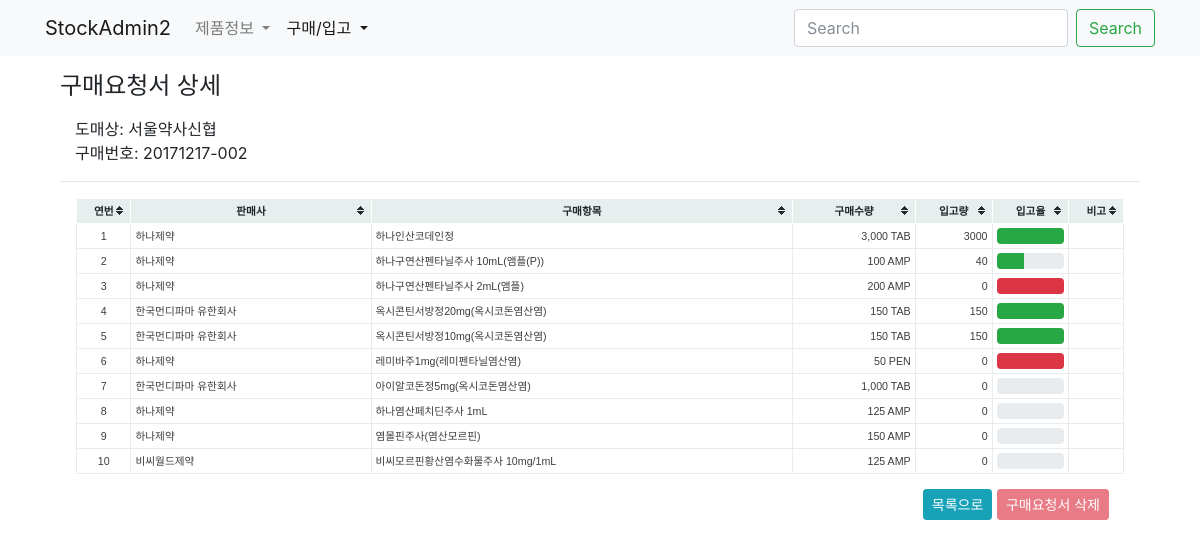
Page /buy/20171217-002/ on the earlier database version.
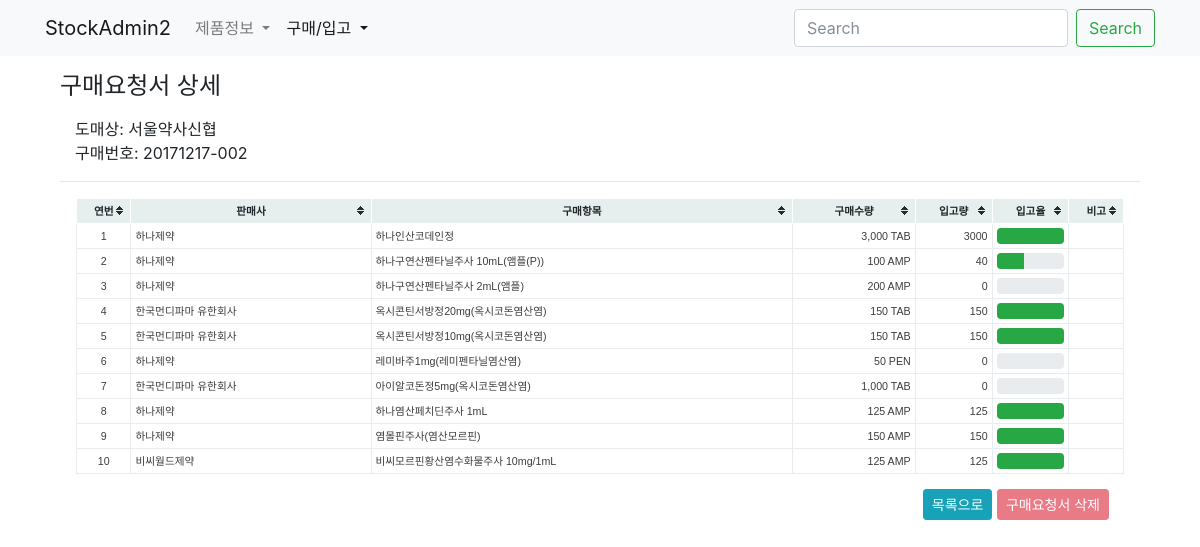
Same page on the later database version.
### buy/models.py (models this page shows, shortened)
class Buy(models.Model):
    slug = models.SlugField('구매번호', unique=True, blank=True, editable=False)
    commiter = models.ForeignKey(settings.AUTH_USER_MODEL, blank=True, null=True, on_delete=models.SET_NULL)
    date = models.DateField('구매일자', blank=True, default=timezone.now)
    iscart = models.BooleanField('카트인지', blank=True, default=False)
    updated = models.DateTimeField(auto_now=True)
    created = models.DateTimeField(auto_now_add=True)
    class Meta:
        verbose_name = '구매요청서'
        verbose_name_plural = '구매요청서'
        ordering = '-created',
    def has_stockset(self):
        return StockRecord.objects.filter(amount__gt=0, buyitem__buy=self).exists()

class BuyItem(models.Model):
    buy = models.ForeignKey(Buy, null=True, blank=True, on_delete=models.CASCADE)
    buyinfo = models.ForeignKey('product.BuyInfo', on_delete=models.PROTECT)
    amount = models.IntegerField('구매수량')
    comment = models.CharField('비고', max_length=50, blank=True)
    isend = models.BooleanField('구매종결', default=False)
    updated = models.DateTimeField(auto_now=True)
    created = models.DateTimeField(auto_now_add=True)
    objects = BuyItemManager()
    class Meta:
        verbose_name = '구매품목'
        verbose_name_plural = '구매품목'
        unique_together = 'buy', 'buyinfo',
    def __init__(self, *args, **kwargs):
        super(BuyItem, self).__init__(*args, **kwargs)
    def get_stocked_sum(self):
        aggset = self.stockrecord_set.aggregate(stocked=Sum('amount'))
        return aggset['stocked'] or 0
    @property
    def stocked_percent(self):
        return self.get_stocked_sum()*100/self.amount
    @property
    def ended_percent(self):
        if self.isend:
            return 100 - self.stocked_percent
        return 0

### product/models.py (models this page shows, shortened)
class BuyInfo(BuyInfoMixin, models.Model):
    slug = models.SlugField('구매코드', unique=True, blank=True)
    product = models.ForeignKey(Product, on_delete=models.CASCADE)
    market = models.ForeignKey(Market, on_delete=models.CASCADE, null=True, blank=True)
    date = models.DateField('시작일자', blank=True, default=timezone.now)
    price = models.DecimalField('구매가격', max_digits=50, decimal_places=2)
    pay_type = models.CharField('급여구분', blank=True, max_length=50)
    pro_type = models.CharField('전문/일반', blank=True, max_length=50)
    active = models.BooleanField('사용중', default=True)
    updated = models.DateTimeField(auto_now=True)
    created = models.DateTimeField(auto_now_add=True)
    objects = BuyInfoManager()
    class Meta:
        verbose_name = '구매정보'
        verbose_name_plural = '구매정보'
        ordering = '-created',

class Market(models.Model):
    name = models.CharField('도매상명', max_length=50, unique=True)
    tel = models.CharField('전화', max_length=50, blank=True, null=True)
    fax = models.CharField('팩스', max_length=50, blank=True, null=True)
    email = models.EmailField('메일', blank=True, null=True)
    updated = models.DateTimeField(auto_now=True)
    created = models.DateTimeField(auto_now_add=True)
    objects = MarketManager()
    class Meta:
        verbose_name = '도매상'
        verbose_name_plural = '도매상'
    def __str__(self):
        return self.name

class Product(models.Model):
    name = models.CharField('제품명', max_length=50, unique=True)
    code = models.CharField('제품코드', max_length=50, unique=True)
    edi_code = models.CharField('보험코드', blank=True, max_length=50)
    company = models.CharField('판매사', max_length=50, blank=True)
    std_unit = models.CharField('제품규격', max_length=10, choices=zip(STD_UNITs, STD_UNITs))
    pkg_amount = models.IntegerField('포장수량', default=1)
    etc_class = models.CharField('기타구분', max_length=10, choices=zip(ETC_CLASS, ETC_CLASS), default='일반')
    apply_root = models.CharField('복용방법', max_length=50, blank=True)
    unit = models.CharField('적용단위', max_length=50, blank=True)
    unit_amount = models.CharField('규격단위량', max_length=50, blank=True)
    op_type = models.CharField('마약류구분', blank=True, max_length=50)
    updated = models.DateTimeField(auto_now=True)
    created = models.DateTimeField(auto_now_add=True)
    objects = ProductManager()
    class Meta:
        verbose_name = '제품'
        verbose_name_plural = '제품'
        ordering = '-created',
    def __str__(self):
        return self.name

### buy/views.py (the view)
# urls.py: path('<slug:slug>/', BuyDetailView.as_view(), name='buy-detail'),
class BuyDetailView(DetailView):
    model = Buy
    fields = 'commiter',
    def get_context_data(self, **kwargs):
        context = super(BuyDetailView, self).get_context_data(**kwargs)
        context['form'] = BuyForm()
        return context

### buy/forms.py
class BuyForm(forms.ModelForm):
    class Meta:
        model = Buy
        fields = 'commiter',

### buy/managers.py (called while the page is built)
    def get_queryset(self):
        return BuyItemQuerySet(self.model, using=self._db)

    def get_queryset(self):
        return StockRecordQuerySet(self.model, using=self._db)

### buy/templates/buy/buy_detail.html (shortened to what this page needs)
{% extends "buy/buy_base.html" %}
{% load humanize %}
{% block buy_header %}
<h4>구매요청서 상세</h4>
{% endblock buy_header %}
{% block buy_content %}
<div class="col-12 my-3">
    도매상: {{ object.buyitem_set.first.buyinfo.market }}</br>
    구매번호: {{ object.slug }}
</div>
<hr>
<div class="col-12 px-3">
    <table class="table-bordered tablesorter tablesorter-sortable">
        <thead class="thead-default text-center">
            <tr>
                <th>연번</th>
                <th>판매사</th>
                <th>구매항목</th>
                <th>구매수량</th>
                <th>입고량</th>
                <th>입고율</th>
                <th>비고</th>
            </tr>
        </thead>
        <tbody>
            {% for item in object.buyitem_set.all %}
            <tr>
                <td class="text-center">{{ forloop.counter }}</td>
                <td>{{ item.buyinfo.product.company }} </td>
                <td>{{ item.buyinfo.product }}</td>
                <td class="text-right">{{ item.amount|intcomma }} {{ item.buyinfo.product.std_unit }}</td>
                <td class="text-right">{{ item.get_stocked_sum }}</td>
                <td>
                    <div class="progress">
                        <div class="progress-bar bg-success" style="width:{{ item.stocked_percent }}%;"></div>
                        {% if item.isend %}
                        <div class="progress-bar bg-danger" style="width:{{ item.ended_percent }}%"></div>
                        {% endif %}
                    </div>
                </td>
                <td>{{ item.comment }}</td>
            </tr>
            {% endfor %}
        </tbody>
    </table>
    <div class="col-12 text-right">
        <a class="btn btn-info btn-sm" href="{% url 'buy:buy-list' %}">목록으로</a>
        {% if object.commiter %}
            {% if object.has_stockset %}
                <button class="btn btn-danger btn-sm disabled">구매요청서 삭제</button>
            {% else %}
                {% url 'buy:buy-delete' object.slug as delete_url %}
            {% endif %}
        {% else %}
        <a class="btn btn-warning btn-sm" href="{% url 'buy:buy-update' object.slug %}">구매내역 수정</a>
            {% if user.is_staff %}
            {% include "buy/components/buy_confirm_modal.html" %}
            {% endif %}
        {% endif %}
    </div>
</div>
{% endblock buy_content %}

### buy/templates/buy/buy_base.html (shortened to what this page needs)
{% extends "base.html" %}
{% block content %}
<div class="container">
    <div class="col-12 my-3">
    {% block buy_header %}{% endblock buy_header %}
    </div>
    <div class="col-12">
    {% block buy_content %}{% endblock buy_content %}
    </div>
</div>
{% endblock content %}

### templates/base.html (shortened to what this page needs)
<!DOCTYPE html>
<html>
<head>
    {% include "components/static.html" %}
</head>
<body>
    {% include "components/navbar.html" %}
    {% block content %}{% endblock content %}
</body>
</html>

### templates/components/static.html (shortened to what this page needs)
{% load static %}
<link rel="stylesheet" type="text/css" href="{% static "bootstrap-4.0.0-beta.2-dist/css/bootstrap.css" %}">
<link rel="stylesheet" type="text/css" href="{% static "jquery-ui-1.12.1/jquery-ui.min.css" %}">
<link rel="stylesheet" type="text/css" href="{% static "tablesorter/themes/blue/style.css" %}">
<link rel="stylesheet" type="text/css" href="{% static "font-awesome-4.7.0/css/font-awesome.min.css" %}">
<link rel="stylesheet" type="text/css" href="{% static "css/common.css" %}">

### templates/components/navbar.html (shortened to what this page needs)
{% url 'product:list' as product_list %}
{% url 'buy:buy-list' as buy_list %}
<nav class="navbar navbar-expand-lg navbar-light bg-light">
	<div class="container">
		<div class="collapse navbar-collapse" id="navbarTogglerDemo01">
		    <a class="navbar-brand" href="/">StockAdmin2</a>
		    <ul class="navbar-nav mr-auto mt-2 mt-lg-0">
				<li class="nav-item dropdown">
					<a class="nav-link dropdown-toggle {% if product_list in request.path %}active{% endif %}" href="#" id="navbarDropdownMenuLink" data-toggle="dropdown" aria-haspopup="true" aria-expanded="false">
					제품정보
					</a>
				</li>
		   		<li class="nav-item dropdown">
			        <a class="nav-link dropdown-toggle {% if buy_list in request.path %}active{% endif %}" href="#" id="navbarDropdownMenuLink" data-toggle="dropdown" aria-haspopup="true" aria-expanded="false">
			          구매/입고
			        </a>
				</li>
		    </ul>
		    <form class="form-inline my-2 my-lg-0">
		      <input class="form-control mr-sm-2" type="text" placeholder="Search" aria-label="Search">
		      <button class="btn btn-outline-success my-2 my-sm-0" type="submit">Search</button>
		    </form>
		</div>
	</div>
</nav>

### static/tablesorter/themes/blue/style.css (style rules this page uses)
table.tablesorter { font-family:arial; background-color: #CDCDCD; margin:10px 0pt 15px; font-size: 8pt; width: 100%; text-align: left; }
table.tablesorter thead tr th, table.tablesorter tfoot tr th { background-color: #e6EEEE; border: 1px solid #FFF; font-size: 8pt; padding: 4px; }
table.tablesorter thead tr .header { background-image: url(bg.gif); background-repeat: no-repeat; background-position: center right; cursor: pointer; }
table.tablesorter tbody td { color: #3D3D3D; padding: 4px; background-color: #FFF; vertical-align: top; }

### static/css/common.css (style rules this page uses)
table.tablesorter thead { text-align: center; }

Differences in the rows shown:
changed BuyItem "하나구연산펜타닐주사 2mL(앰플)": isend True → False (drawn)
changed BuyItem "레미바주1mg(레미펜타닐염산염)": isend True → False (drawn)
computed for BuyItem "하나염산페치딘주사 1mL": get_stocked_sum "0" → "125"
computed for BuyItem "염몰핀주사(염산모르핀)": get_stocked_sum "0" → "150"
computed for BuyItem "비씨월드제약": get_stocked_sum "0" → "125"
